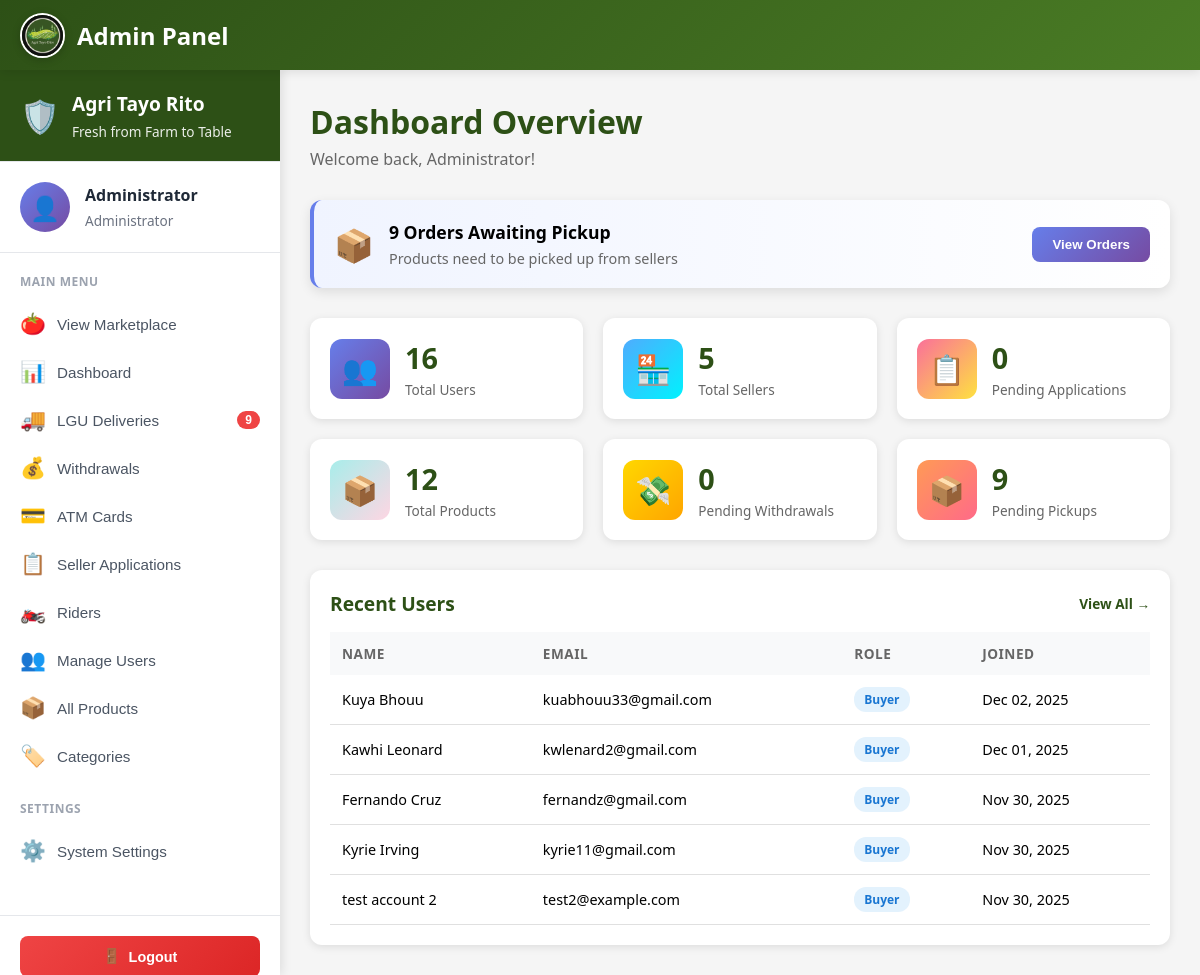
/public/profile/admin/dashboard (signed in), run on an earlier commit of the app's database.
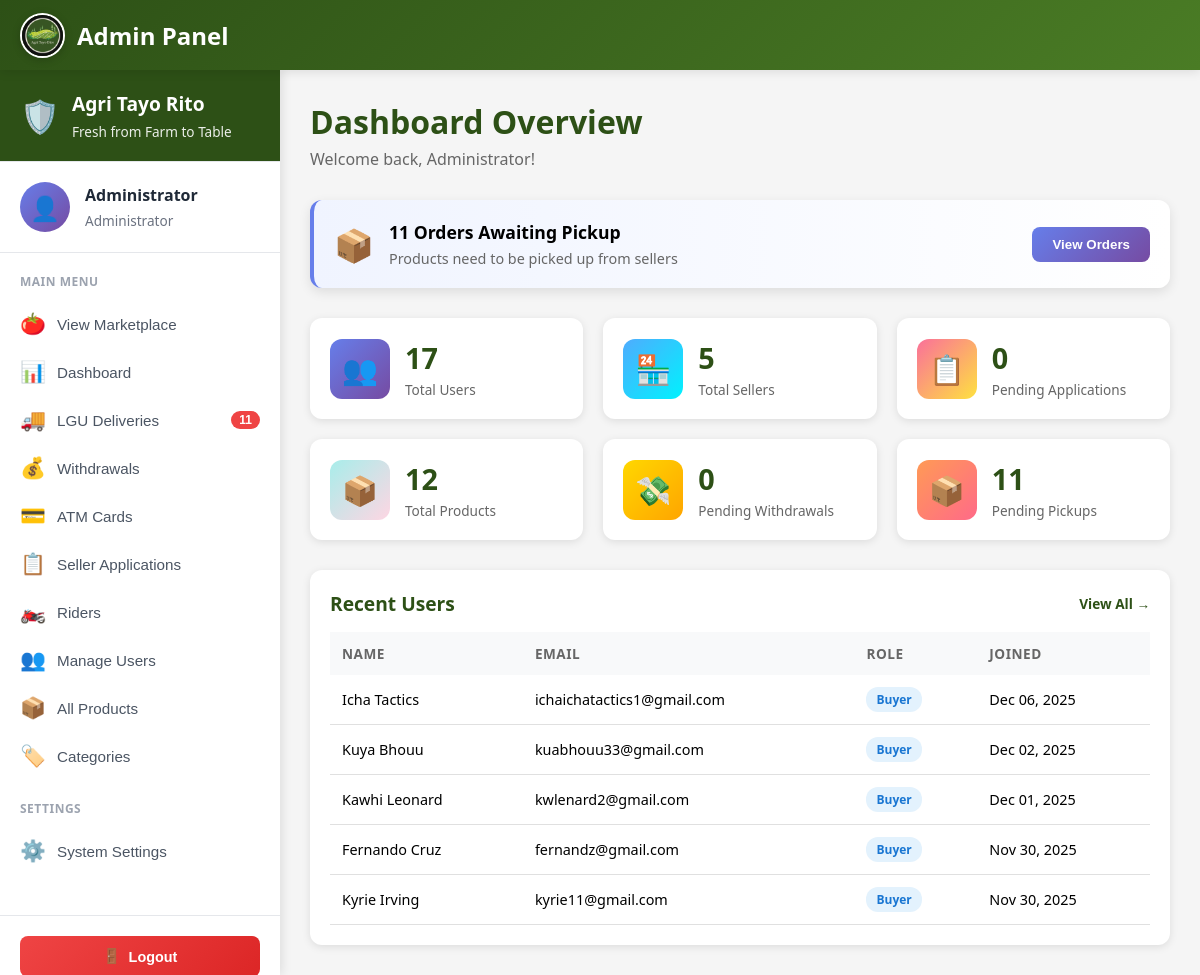
And on a later commit of the database.
### tables this page shows
CREATE TABLE `users` (
  `userID` int(11) NOT NULL,
  `email` varchar(255) NOT NULL,
  `profile_image` varchar(500) DEFAULT NULL,
  `password_hash` varchar(255) NOT NULL,
  `full_name` varchar(200) NOT NULL,
  `phone` varchar(20) DEFAULT NULL,
  `avatar` varchar(255) DEFAULT '/images/avatars/avt1.jpg',
  `role` enum('buyer','seller','admin') DEFAULT 'buyer',
  `is_active` tinyint(1) DEFAULT 1,
  `created_at` timestamp NOT NULL DEFAULT current_timestamp(),
  `updated_at` timestamp NOT NULL DEFAULT current_timestamp() ON UPDATE current_timestamp()
);

### app/views/profile/admin/dashboard.php (the view, shortened to what the changed rows need)
<?php
$db = new Database();
$conn = $db->connect();
$stats = [];
$stmt = $conn->query("SELECT COUNT(*) as total FROM users");
$stats['total_users'] = $stmt->fetch(PDO::FETCH_ASSOC)['total'];
$stmt = $conn->query("SELECT COUNT(*) as total FROM users WHERE role = 'buyer'");
$stats['total_buyers'] = $stmt->fetch(PDO::FETCH_ASSOC)['total'];
$stmt = $conn->query("SELECT COUNT(*) as total FROM users WHERE role = 'seller'");
$stats['total_sellers'] = $stmt->fetch(PDO::FETCH_ASSOC)['total'];
$stmt = $conn->query("SELECT COUNT(*) as total FROM seller_applications WHERE application_status = 'pending'");
$stats['pending_applications'] = $stmt->fetch(PDO::FETCH_ASSOC)['total'];
$stmt = $conn->query("SELECT COUNT(*) as total FROM products");
$stats['total_products'] = $stmt->fetch(PDO::FETCH_ASSOC)['total'];
$stmt = $conn->query("SELECT COUNT(*) as total FROM orders");
$stats['total_orders'] = $stmt->fetch(PDO::FETCH_ASSOC)['total'];
$stmt = $conn->query("SELECT COALESCE(SUM(total_amount), 0) as total FROM orders WHERE order_status = 'delivered'");
$stats['total_revenue'] = $stmt->fetch(PDO::FETCH_ASSOC)['total'];
$stmt = $conn->query("SELECT COUNT(*) as total FROM withdrawal_requests WHERE status = 'pending'");
$stats['pending_withdrawals'] = $stmt->fetch(PDO::FETCH_ASSOC)['total'];
$stmt = $conn->query("SELECT COUNT(*) as total FROM orders WHERE lgu_delivery_status = 'pending_pickup'");
$stats['pending_pickups'] = $stmt->fetch(PDO::FETCH_ASSOC)['total'];
$stmt = $conn->query("SELECT COUNT(*) as total FROM orders WHERE lgu_delivery_status = 'delivered' AND payment_received_by_lgu_at IS NULL");
$stats['pending_payments'] = $stmt->fetch(PDO::FETCH_ASSOC)['total'];
$stmt = $conn->query("SELECT userID, full_name, email, role, created_at FROM users ORDER BY created_at DESC LIMIT 5");
$recent_users = $stmt->fetchAll(PDO::FETCH_ASSOC);
?>
<!DOCTYPE html>
<html lang="en">
<head>
    <link rel="stylesheet" href="<?php echo BASE_URL; ?>css/responsive.css">
    <link rel="stylesheet" href="<?php echo BASE_URL; ?>css/admin/dashboard.css">
</head>
<body>
    <?php
    require_once __DIR__ . '/admin-nav.php';
    ?>
    <main class="main-content">
        <div class="page-header">
            <h1 class="page-title">Dashboard Overview</h1>
            <p class="page-subtitle">Welcome back, <?php echo htmlspecialchars($_SESSION['username'] ?? 'Admin'); ?>!</p>
        </div>
        <?php if ($stats['pending_withdrawals'] > 0 || $stats['pending_pickups'] > 0 || $stats['pending_payments'] > 0): ?>
        <section class="alerts-section">
            <?php if ($stats['pending_pickups'] > 0): ?>
            <div class="alert-card pickup">
                <div class="alert-icon">📦</div>
                <div class="alert-content">
                    <h3><?php echo $stats['pending_pickups']; ?> Order<?php echo $stats['pending_pickups'] > 1 ? 's' : ''; ?> Awaiting Pickup</h3>
                    <p>Products need to be picked up from sellers</p>
                </div>
                <button onclick="location.href='<?php echo BASE_URL; ?>profile/admin/deliveries'" class="alert-btn">View Orders</button>
            </div>
            <?php endif; ?>
        </section>
        <?php endif; ?>
        <section class="stats-section">
            <div class="stat-card">
                <div class="stat-icon" style="background: linear-gradient(135deg, #667eea 0%, #764ba2 100%);">👥</div>
                <div class="stat-info">
                    <h3 class="stat-value"><?php echo number_format($stats['total_users']); ?></h3>
                    <p class="stat-label">Total Users</p>
                </div>
            </div>
            <div class="stat-card">
                <div class="stat-icon" style="background: linear-gradient(135deg, #4facfe 0%, #00f2fe 100%);">🏪</div>
                <div class="stat-info">
                    <h3 class="stat-value"><?php echo number_format($stats['total_sellers']); ?></h3>
                    <p class="stat-label">Total Sellers</p>
                </div>
            </div>
            <div class="stat-card">
                <div class="stat-icon" style="background: linear-gradient(135deg, #fa709a 0%, #fee140 100%);">📋</div>
                <div class="stat-info">
                    <h3 class="stat-value"><?php echo number_format($stats['pending_applications']); ?></h3>
                    <p class="stat-label">Pending Applications</p>
                </div>
            </div>
            <div class="stat-card">
                <div class="stat-icon" style="background: linear-gradient(135deg, #a8edea 0%, #fed6e3 100%);">📦</div>
                <div class="stat-info">
                    <h3 class="stat-value"><?php echo number_format($stats['total_products']); ?></h3>
                    <p class="stat-label">Total Products</p>
                </div>
            </div>
            <div class="stat-card">
                <div class="stat-icon" style="background: linear-gradient(135deg, #FFD700 0%, #FFA500 100%);">💸</div>
                <div class="stat-info">
                    <h3 class="stat-value"><?php echo number_format($stats['pending_withdrawals']); ?></h3>
                    <p class="stat-label">Pending Withdrawals</p>
                </div>
            </div>
            <div class="stat-card">
                <div class="stat-icon" style="background: linear-gradient(135deg, #ff9a56 0%, #ff6a88 100%);">📦</div>
                <div class="stat-info">
                    <h3 class="stat-value"><?php echo number_format($stats['pending_pickups']); ?></h3>
                    <p class="stat-label">Pending Pickups</p>
                </div>
            </div>
        </section>
        <div class="content-grid">
            <section class="content-section">
                <div class="section-header">
                    <h2 class="section-title">Recent Users</h2>
                    <a href="<?php echo BASE_URL; ?>profile/admin/users" class="view-all-link">View All →</a>
                </div>
                <div class="table-container">
                    <table class="data-table">
                        <thead>
                            <tr>
                                <th>Name</th>
                                <th>Email</th>
                                <th>Role</th>
                                <th>Joined</th>
                            </tr>
                        </thead>
                        <tbody>
                            <?php foreach ($recent_users as $user): ?>
                                <tr>
                                    <td><?php echo htmlspecialchars($user['full_name']); ?></td>
                                    <td><?php echo htmlspecialchars($user['email']); ?></td>
                                    <td>
                                        <span class="status-badge status-<?php echo $user['role']; ?>">
                                            <?php echo ucfirst($user['role']); ?>
                                        </span>
                                    </td>
                                    <td><?php echo date('M d, Y', strtotime($user['created_at'])); ?></td>
                                </tr>
                            <?php endforeach; ?>
                        </tbody>
                    </table>
                </div>
            </section>
        </div>
    </main>
</body>
</html>

### app/views/profile/admin/admin-nav.php (shortened to what the changed rows need)
<?php
$current_page = basename($_SERVER['PHP_SELF'], '.php');
$db = new Database();
$conn = $db->connect();
$pending_pickups = 0;
try {
    $stmt = $conn->query("SELECT COUNT(*) as total FROM orders WHERE lgu_delivery_status = 'pending_pickup'");
    $pending_pickups = $stmt->fetch(PDO::FETCH_ASSOC)['total'];
} catch (Exception $e) {
}
?>
<nav class="top-navbar">
    <div class="logo-wrapper">
        <img src="<?php echo BASE_URL; ?>images/logo.jpg" alt="Logo">
        <span class="logo">Admin Panel</span>
    </div>
</nav>
<aside class="admin-sidebar" id="adminSidebar">
    <div class="sidebar-header">
        <div class="sidebar-logo">🛡️</div>
        <div class="sidebar-title">
            <h2>Agri Tayo Rito</h2>
            <p>Fresh from Farm to Table</p>
        </div>
    </div>
    <div class="user-info">
        <div class="user-avatar">👤</div>
        <div class="user-details">
            <h3><?php echo htmlspecialchars($_SESSION['username'] ?? 'Admin'); ?></h3>
            <p>Administrator</p>
        </div>
    </div>
    <nav class="nav-menu">
        <div class="nav-section">
            <p class="nav-section-title">MAIN MENU</p>
            <button class="nav-item <?php echo $current_page === 'category' || $current_page === 'categories' ? 'active' : ''; ?>"
                    onclick="location.href='<?php echo BASE_URL; ?>marketplace'">
                <span class="nav-icon-menu">🍅</span>
                <span>View Marketplace</span>
            </button>
            <button class="nav-item <?php echo $current_page === 'dashboard' ? 'active' : ''; ?>"
                    onclick="location.href='<?php echo BASE_URL; ?>profile/admin/dashboard'">
                <span class="nav-icon-menu">📊</span>
                <span>Dashboard</span>
            </button>
            <button class="nav-item <?php echo $current_page === 'deliveries' ? 'active' : ''; ?>"
                    onclick="location.href='<?php echo BASE_URL; ?>profile/admin/deliveries'">
                <span class="nav-icon-menu">🚚</span>
                <span>LGU Deliveries</span>
                <?php if ($pending_pickups > 0): ?>
                    <span class="nav-badge"><?php echo $pending_pickups; ?></span>
                <?php endif; ?>
            </button>
            <button class="nav-item <?php echo $current_page === 'withdrawals' ? 'active' : ''; ?>"
                    onclick="location.href='<?php echo BASE_URL; ?>profile/admin/withdrawals'">
                <span class="nav-icon-menu">💰</span>
                <span>Withdrawals</span>
            </button>
            <button class="nav-item <?php echo $current_page === 'cards' ? 'active' : ''; ?>"
                    onclick="location.href='<?php echo BASE_URL; ?>profile/admin/cards'">
                <span class="nav-icon-menu">💳</span>
                <span>ATM Cards</span>
            </button>
            <button class="nav-item <?php echo $current_page === 'applications' ? 'active' : ''; ?>"
                    onclick="location.href='<?php echo BASE_URL; ?>profile/admin/applications'">
                <span class="nav-icon-menu">📋</span>
                <span>Seller Applications</span>
            </button>
            <button class="nav-item <?php echo $current_page === 'riders' ? 'active' : ''; ?>"
                    onclick="location.href='<?php echo BASE_URL; ?>profile/admin/riders'">
                <span class="nav-icon-menu">🏍️</span>
                <span>Riders</span>
            </button>
            <button class="nav-item <?php echo $current_page === 'users' || $current_page === 'manage-users' ? 'active' : ''; ?>"
                    onclick="location.href='<?php echo BASE_URL; ?>profile/admin/users'">
                <span class="nav-icon-menu">👥</span>
                <span>Manage Users</span>
            </button>
            <button class="nav-item <?php echo $current_page === 'products' ? 'active' : ''; ?>"
                    onclick="location.href='<?php echo BASE_URL; ?>profile/admin/products'">
                <span class="nav-icon-menu">📦</span>
                <span>All Products</span>
            </button>
            <button class="nav-item <?php echo $current_page === 'category' || $current_page === 'categories' ? 'active' : ''; ?>"
                    onclick="location.href='<?php echo BASE_URL; ?>profile/admin/category'">
                <span class="nav-icon-menu">🏷️</span>
                <span>Categories</span>
            </button>
        </div>
        <div class="nav-section">
            <p class="nav-section-title">SETTINGS</p>
            <button class="nav-item <?php echo $current_page === 'settings' ? 'active' : ''; ?>"
                    onclick="location.href='<?php echo BASE_URL; ?>settings'">
                <span class="nav-icon-menu">⚙️</span>
                <span>System Settings</span>
            </button>
        </div>
    </nav>
    <div class="sidebar-footer">
        <button class="logout-btn" onclick="location.href='<?php echo BASE_URL; ?>auth/logout'">
            <span>🚪</span>
            <span>Logout</span>
        </button>
    </div>
</aside>

What changed in the data, as far as the page shows it:
no longer on this page (row unchanged): users: full_name "test account 2", email "test2@example.com", role "Buyer", created_at "Nov 30, 2025"
added users: full_name "Icha Tactics", email "ichaichatactics1@gmail.com", role "Buyer", created_at "Dec 06, 2025"
Also different on the page:
$pending_pickups: "9" → "11"
$stats['pending_pickups']: "9" → "11"
$stats['total_users']: "16" → "17"
